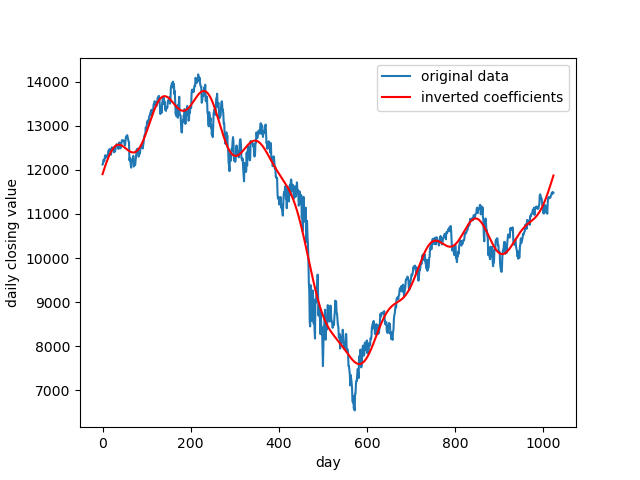

Generate this figure with Python:
import numpy as np
import matplotlib.pyplot as plt
import pylab as pl

#Read data

data=np.loadtxt('dow.txt',float)

#plot data
plt.plot(data,label='original data')
#pl.show()

#calculate coefficients with rfft
coeff = np.fft.rfft(data)
print(coeff)
print(data)
print(len(data))
print(len(coeff))

#set latter 90% of array to zeros
coeff[11:513]=0

print(coeff)
print(coeff[0])
print(coeff[50])
print(coeff[51])

#calculate inverse Fourier transform
invcoeff = np.fft.irfft(coeff)
plt.plot(invcoeff,color='red',label='inverted coefficients')
plt.legend()
plt.xlabel('day')
plt.ylabel('daily closing value')
#pl.show()
plt.savefig('part_e_problem_3.png')

